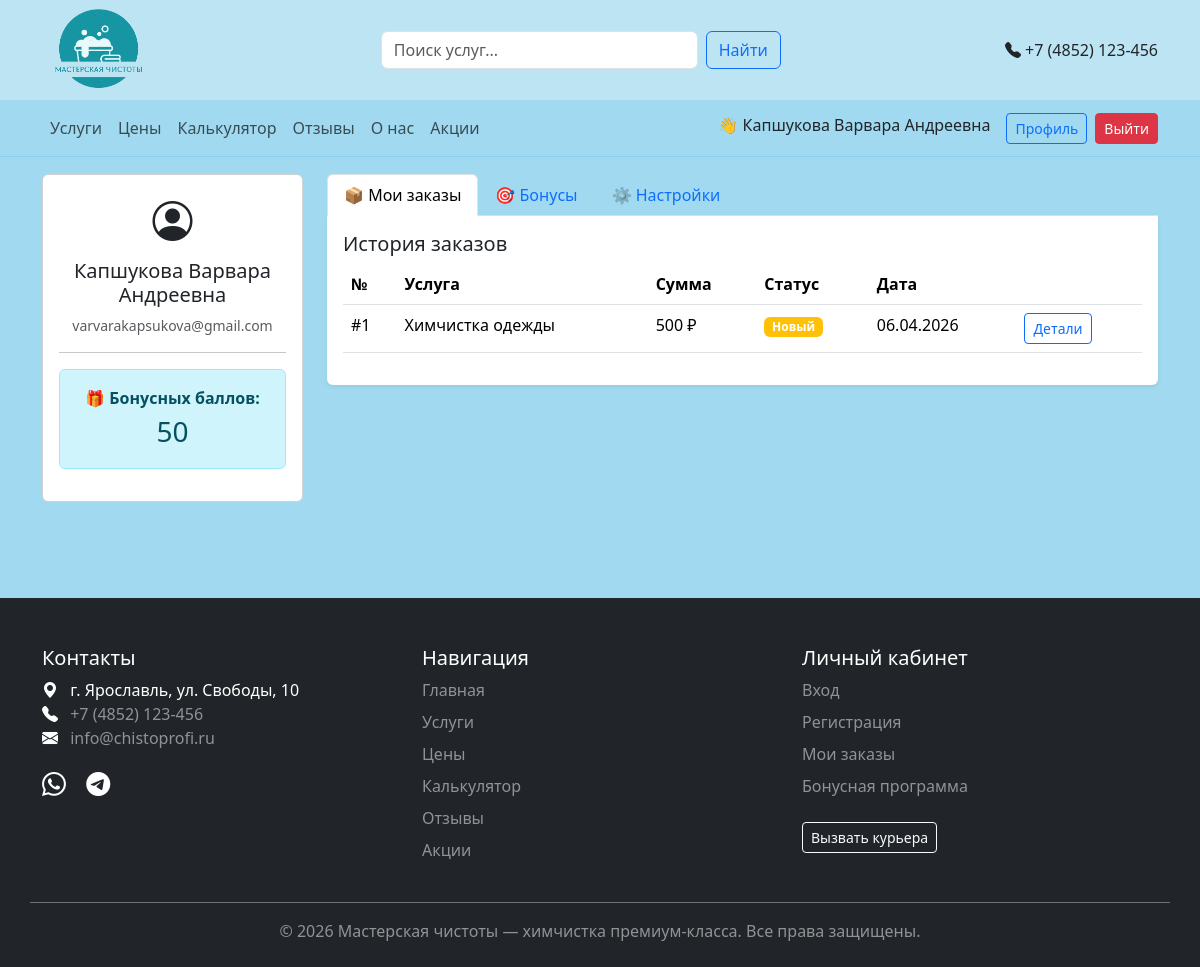
The app's page /profile.php (signed in) with its own data.
### tables this page shows
CREATE TABLE `users` (
  `id` int(11) NOT NULL,
  `fullname` varchar(100) NOT NULL,
  `email` varchar(100) NOT NULL,
  `phone` varchar(20) DEFAULT NULL,
  `password_hash` varchar(255) NOT NULL,
  `bonus_points` int(11) DEFAULT 0,
  `created_at` timestamp NOT NULL DEFAULT current_timestamp(),
  `updated_at` timestamp NOT NULL DEFAULT current_timestamp() ON UPDATE current_timestamp()
);

CREATE TABLE `orders` (
  `id` int(11) NOT NULL,
  `user_id` int(11) DEFAULT NULL,
  `service_id` int(11) DEFAULT NULL,
  `status` enum('new','processing','completed','cancelled') DEFAULT 'new',
  `total_price` int(11) DEFAULT NULL,
  `address` text DEFAULT NULL,
  `pickup_date` date DEFAULT NULL,
  `notes` text DEFAULT NULL,
  `created_at` timestamp NOT NULL DEFAULT current_timestamp()
);

CREATE TABLE `services` (
  `id` int(11) NOT NULL,
  `name` varchar(100) NOT NULL,
  `description` text DEFAULT NULL,
  `price_from` int(11) NOT NULL,
  `image_url` varchar(255) DEFAULT NULL,
  `category` varchar(50) DEFAULT NULL,
  `is_active` tinyint(1) DEFAULT 1,
  `created_at` timestamp NOT NULL DEFAULT current_timestamp()
);

### profile.php (the view, shortened to what this page needs)
<?php
require_once 'config.php';
$user_id = $_SESSION['user_id'];
$user = getUserData($pdo, $user_id);
$stmt = $pdo->prepare("
    SELECT o.*, s.name as service_name, s.price_from
    FROM orders o
    LEFT JOIN services s ON o.service_id = s.id
    WHERE o.user_id = ?
    ORDER BY o.created_at DESC
");
$stmt->execute([$user_id]);
$orders = $stmt->fetchAll();
?>
<div class="container py-4">
    <div class="row">
        <div class="col-md-3 mb-4">
            <div class="card">
                <div class="card-body text-center">
                    <i class="bi bi-person-circle fs-1"></i>
                    <h5 class="mt-2"><?= htmlspecialchars($user['fullname']) ?></h5>
                    <p class="text-muted small"><?= htmlspecialchars($user['email']) ?></p>
                    <hr>
                    <div class="alert alert-info">
                        <strong>🎁 Бонусных баллов:</strong><br>
                        <span class="fs-3"><?= number_format($user['bonus_points'], 0, '', ' ') ?></span>
                    </div>
                </div>
            </div>
        </div>
        <div class="col-md-9">
            <ul class="nav nav-tabs" id="profileTab" role="tablist">
                <li class="nav-item" role="presentation">
                    <button class="nav-link active" data-bs-toggle="tab" data-bs-target="#orders" type="button">📦 Мои заказы</button>
                </li>
                <li class="nav-item" role="presentation">
                    <button class="nav-link" data-bs-toggle="tab" data-bs-target="#bonus" type="button">🎯 Бонусы</button>
                </li>
                <li class="nav-item" role="presentation">
                    <button class="nav-link" data-bs-toggle="tab" data-bs-target="#settings" type="button">⚙️ Настройки</button>
                </li>
            </ul>
            <div class="tab-content p-3 bg-white rounded-bottom shadow-sm">
                <div class="tab-pane fade show active" id="orders">
                    <h5>История заказов</h5>
                    <?php if (count($orders) > 0): ?>
                        <div class="table-responsive">
                            <table class="table table-hover">
                                <thead>
                                    <tr>
                                        <th>№</th>
                                        <th>Услуга</th>
                                        <th>Сумма</th>
                                        <th>Статус</th>
                                        <th>Дата</th>
                                        <th></th>
                                    </tr>
                                </thead>
                                <tbody>
                                    <?php foreach ($orders as $order): ?>
                                    <tr>
                                        <td>#<?= $order['id'] ?></td>
                                        <td><?= htmlspecialchars($order['service_name'] ?? 'Услуга') ?></td>
                                        <td><?= number_format($order['total_price'], 0, '', ' ') ?> ₽</td>
                                        <td>
                                            <?php
                                            $status_class = [
                                                'new' => 'warning',
                                                'processing' => 'info',
                                                'completed' => 'success',
                                                'cancelled' => 'danger'
                                            ];
                                            $status_text = [
                                                'new' => 'Новый',
                                                'processing' => 'В обработке',
                                                'completed' => 'Выполнен',
                                                'cancelled' => 'Отменен'
                                            ];
                                            ?>
                                            <span class="badge bg-<?= $status_class[$order['status']] ?>">
                                                <?= $status_text[$order['status']] ?>
                                            </span>
                                        </td>
                                        <td><?= date('d.m.Y', strtotime($order['created_at'])) ?></td>
                                        <td>
                                            <a href="order-detail.php?id=<?= $order['id'] ?>" class="btn btn-sm btn-outline-primary">Детали</a>
                                        </td>
                                    </tr>
                                    <?php endforeach; ?>
                                </tbody>
                            </table>
                        </div>
                    <?php else: ?>
                        <div class="alert alert-info">
                            У вас пока нет заказов. <a href="services.php">Перейти к услугам →</a>
                        </div>
                    <?php endif; ?>
                </div>
            </div>
        </div>
    </div>
</div>

### config.php (style rules this page uses)
body { padding-top: 100px; background-color: #a1daf0; }

### records on screen
users: fullname "Капшукова Варвара Андреевна", email "varvarakapsukova@gmail.com", bonus_points "50"
orders: id "1", service.name "Химчистка одежды", total_price "500", status "Новый", created_at "06.04.2026"

### other values on screen
$_SESSION['user_name'] "Капшукова Варвара Андреевна"
